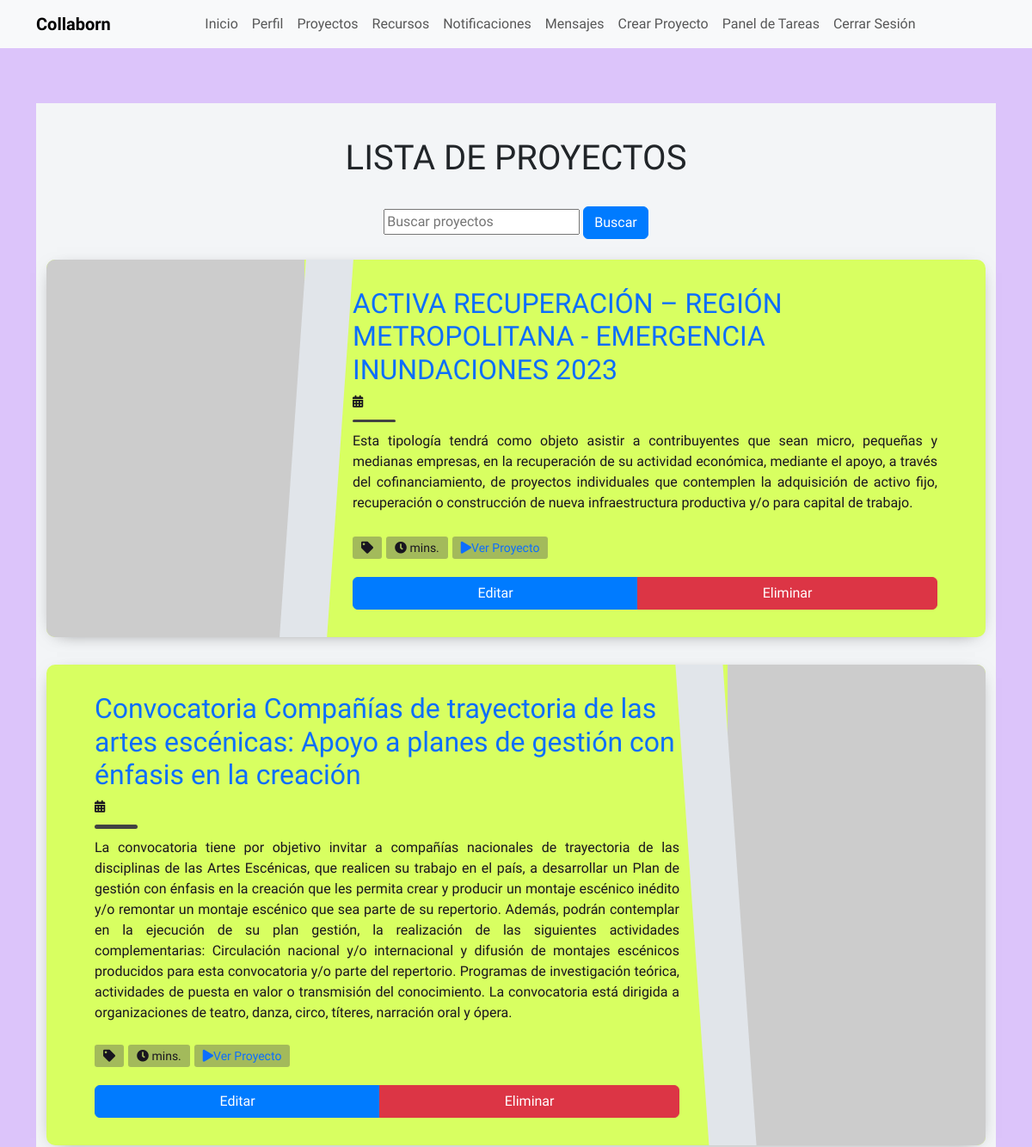
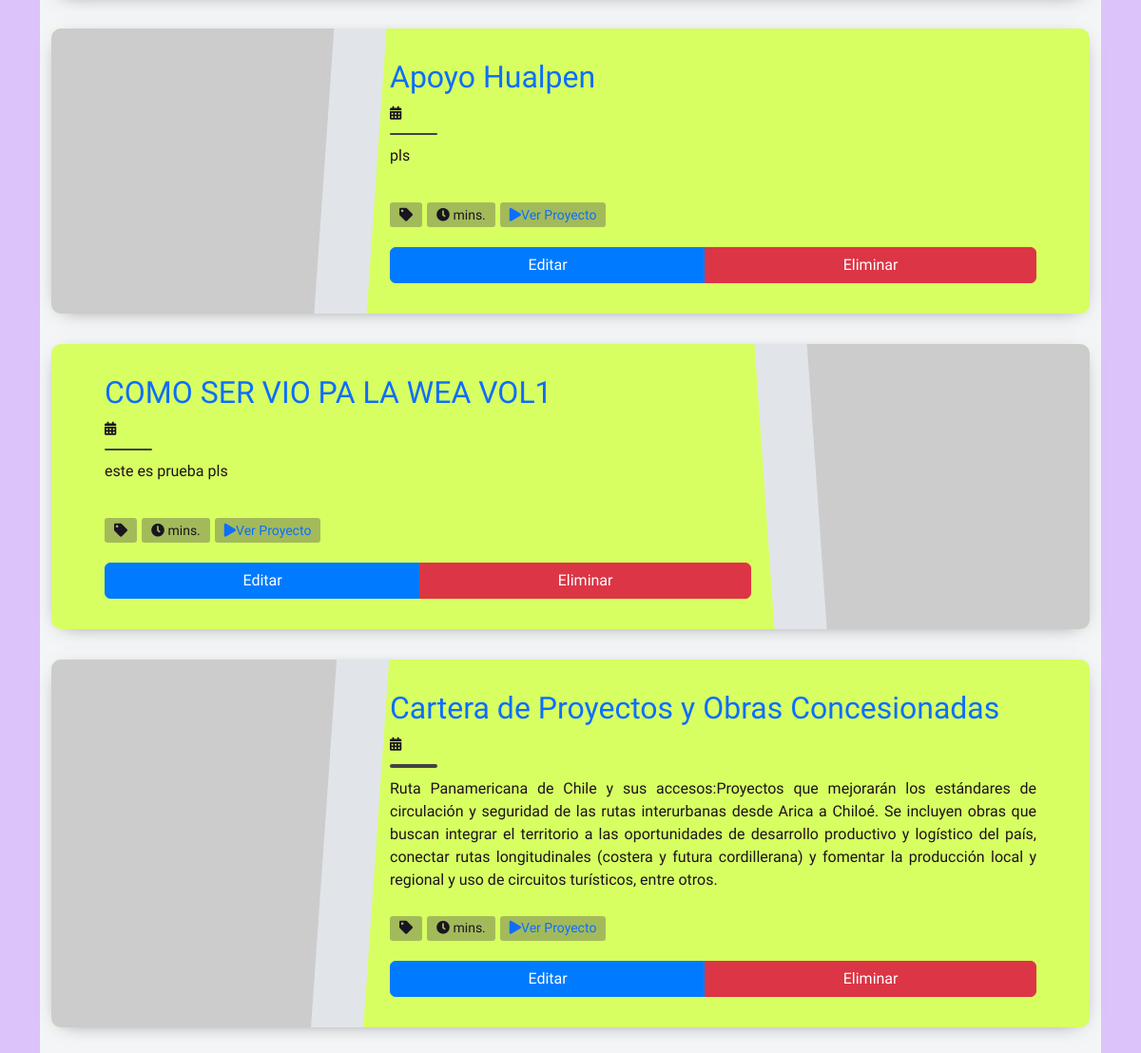
Screenshot of /proyectos/ (signed in) with the database file from the repository (2 pictures, top to bottom).
### myapp/models.py (models this page shows, shortened)
class Proyecto(models.Model):
    nombre = models.CharField(max_length=200)
    descripcion = models.TextField()
    fecha_inicio = models.DateField()
    fecha_fin = models.DateField()
    creador = models.ForeignKey(User, related_name='proyectos_creados', on_delete=models.CASCADE)

### myapp/views.py (the view)
# urls.py: path('proyectos/', views.proyecto_list, name='proyecto_list'),
@login_required
def proyecto_list(request):
    query = request.GET.get('q')
    filter_by = request.GET.get('filter_by')
    proyectos = Proyecto.objects.all()
    if query:
        proyectos = proyectos.filter(
            Q(nombre__icontains=query) | Q(descripcion__icontains(query))
        )
    if filter_by:
        if filter_by == 'mis_proyectos':
            proyectos = proyectos.filter(creador=request.user)
    return render(request, 'myapp/proyecto_list.html', {'proyectos': proyectos})

### myapp/templates/myapp/proyecto_list.html (shortened to what this page needs)
{% extends 'myapp/base.html' %}
{% load static %}
{% block content %}
<!DOCTYPE html>
<html lang="en">
<head>
    <link rel="stylesheet" href="{% static 'css/proyecto_list.css' %}">
</head>
<body>
<section class="light">
    <div class="container py-2">
        <div class="h1 text-center text-dark" id="pageHeaderTitle">Lista de Proyectos</div>
        <form method="get" class="text-center my-4">
            <input type="text" name="q" placeholder="Buscar proyectos" value="{{ request.GET.q }}">
            <button type="submit" class="btn btn-primary">Buscar</button>
        </form>
        {% for proyecto in proyectos %}
        <article class="postcard light blue">
            <a class="postcard__img_link" href="#">
                <img class="postcard__img" src="https://picsum.photos/1000/1000" alt="Project Image" />
            </a>
            <div class="postcard__text t-dark">
                <h1 class="postcard__title blue"><a href="{% url 'proyecto_detail' proyecto.id %}">{{ proyecto.nombre }}</a></h1>
                <div class="postcard__subtitle small">
                    <time datetime="{{ proyecto.fecha_creacion }}">
                        <i class="fas fa-calendar-alt mr-2"></i>{{ proyecto.fecha_creacion }}
                    </time>
                </div>
                <div class="postcard__bar"></div>
                <div class="postcard__preview-txt">{{ proyecto.descripcion }}</div>
                <ul class="postcard__tagbox">
                    <li class="tag__item"><i class="fas fa-tag mr-2"></i>{{ proyecto.categoria }}</li>
                    <li class="tag__item"><i class="fas fa-clock mr-2"></i>{{ proyecto.duracion }} mins.</li>
                    <li class="tag__item play blue">
                        <a href="#"><i class="fas fa-play mr-2"></i>Ver Proyecto</a>
                    </li>
                </ul>
                <div class="btn-group mt-3">
                    <a href="{% url 'proyecto_edit' proyecto.id %}" class="btn btn-primary">Editar</a>
                    <a href="{% url 'proyecto_delete' proyecto.id %}" class="btn btn-danger">Eliminar</a>
                </div>
            </div>
        </article>
        {% endfor %}
    </div>
</section>
</body>
</html>
{% endblock %}

### myapp/static/css/style.css (style rules this page uses)
body { padding-top: 20px; }
.btn-primary { background-color: #007bff; border-color: #007bff; }

### myapp/static/css/ver_perfil.css (style rules this page uses)
body { margin-top: 20px; background: #DCDCDC; }

### myapp/static/css/register.css (style rules this page uses)
body { background-color: #dcc4fa; }

### myapp/static/css/proyecto_list.css (style rules this page uses)
body { font-family: "Baloo 2", cursive; font-size: 16px; color: #ffffff; text-rendering: optimizeLegibility; font-weight: initial; }
.light { background: #f3f5f7; }
a, a:hover { text-decoration: none; transition: color 0.3s ease-in-out; }
#pageHeaderTitle { margin: 2rem 0; text-transform: uppercase; text-align: center; font-size: 2.5rem; }
.postcard { flex-wrap: wrap; display: flex; box-shadow: 0 4px 21px -12px rgba(0, 0, 0, 0.66); border-radius: 10px; margin: 0 0 2rem 0; overflow: hidden; position: relative; color: #ffffff; }
.postcard.light { background-color: #d8ff61; }
.t-dark { color: #18151f; }
.postcard__title { font-size: 1.75rem; }
.postcard__img { max-height: 180px; width: 100%; object-fit: cover; position: relative; }
.postcard__img_link { display: contents; }
.postcard__bar { width: 50px; height: 10px; margin: 10px 0; border-radius: 5px; background-color: #424242; transition: width 0.2s ease; }
.postcard__text { padding: 1.5rem; position: relative; display: flex; flex-direction: column; }
.postcard__preview-txt { overflow: hidden; text-overflow: ellipsis; text-align: justify; height: 100%; }
.postcard__tagbox { display: flex; flex-flow: row wrap; font-size: 14px; margin: 20px 0 0 0; padding: 0; justify-content: center; }
.postcard__tagbox .tag__item { display: inline-block; background: rgba(83, 83, 83, 0.4); border-radius: 3px; padding: 2.5px 10px; margin: 0 5px 5px 0; cursor: default; user-select: none; transition: background-color 0.3s; }
@media screen and (min-width: 769px) { .postcard { flex-wrap: inherit; } }
@media screen and (min-width: 769px) { .postcard__title { font-size: 2rem; } }
@media screen and (min-width: 769px) { .postcard__tagbox { justify-content: start; } }
@media screen and (min-width: 769px) { .postcard__img { max-width: 300px; max-height: 100%; transition: transform 0.3s ease; } }
@media screen and (min-width: 769px) { .postcard__text { padding: 3rem; width: 100%; } }
@media screen and (min-width: 769px) { .postcard__text::before { content: ""; position: absolute; display: block; background: #18151f; top: -20%; height: 130%; width: 55px; } }
@media screen and (min-width: 769px) { .postcard:nth-child(2n+1) { flex-direction: row; } }
@media screen and (min-width: 769px) { .postcard:nth-child(2n+0) { flex-direction: row-reverse; } }
@media screen and (min-width: 769px) { .postcard:nth-child(2n+1) .postcard__text::before { left: -12px !important; transform: rotate(4deg); } }
@media screen and (min-width: 769px) { .postcard:nth-child(2n+0) .postcard__text::before { right: -12px !important; transform: rotate(-4deg); } }
@media screen and (min-width: 1024px) { .postcard__text { padding: 2rem 3.5rem; } }
@media screen and (min-width: 1024px) { .postcard__text::before { content: ""; position: absolute; display: block; top: -20%; height: 130%; width: 55px; } }
@media screen and (min-width: 1024px) { .postcard.light .postcard__text::before { background: #e1e5ea; } }

### myapp/templates/myapp/base.html (style rules this page uses)
body { background-color: #dcc4fa; }

### rows the page displays
Proyecto: nombre "ACTIVA RECUPERACIÓN – REGIÓN METROPOLITANA - EMERGENCIA INUNDACIONES 2023", descripcion "Esta tipología tendrá como objeto asistir a contribuyentes que sean micro, pequeñas y medianas empresas, en la recuperación de su actividad económica, mediante el apoyo, a través del cofinanciamiento, de proyectos individuales que contemplen la adquisición de activo fijo, recuperación o construcción de nueva infraestructura productiva y/o para capital de trabajo."
Proyecto: nombre "Convocatoria Compañías de trayectoria de las artes escénicas: Apoyo a planes de gestión con énfasis en la creación", descripcion "La convocatoria tiene por objetivo invitar a compañías nacionales de trayectoria de las disciplinas de las Artes Escénicas, que realicen su trabajo en el país, a desarrollar un Plan de gestión con énfasis en la creación que les permita crear y producir un montaje escénico inédito y/o remontar un montaje escénico que sea parte de su repertorio. Además, podrán contemplar en la ejecución de su plan gestión, la realización de las siguientes actividades complementarias: Circulación nacional y/o internacional y difusión de montajes escénicos producidos para esta convocatoria y/o parte del repertorio. Programas de investigación teórica, actividades de puesta en valor o transmisión del…"
Proyecto: nombre "Apoyo Hualpen", descripcion "pls"
Proyecto: nombre "COMO SER VIO PA LA WEA VOL1", descripcion "este es prueba pls"
Proyecto: nombre "Cartera de Proyectos y Obras Concesionadas", descripcion "Ruta Panamericana de Chile y sus accesos:Proyectos que mejorarán los estándares de circulación y seguridad de las rutas interurbanas desde Arica a Chiloé. Se incluyen obras que buscan integrar el territorio a las oportunidades de desarrollo productivo y logístico del país, conectar rutas longitudinales (costera y futura cordillerana) y fomentar la producción local y regional y uso de circuitos turísticos, entre otros."
